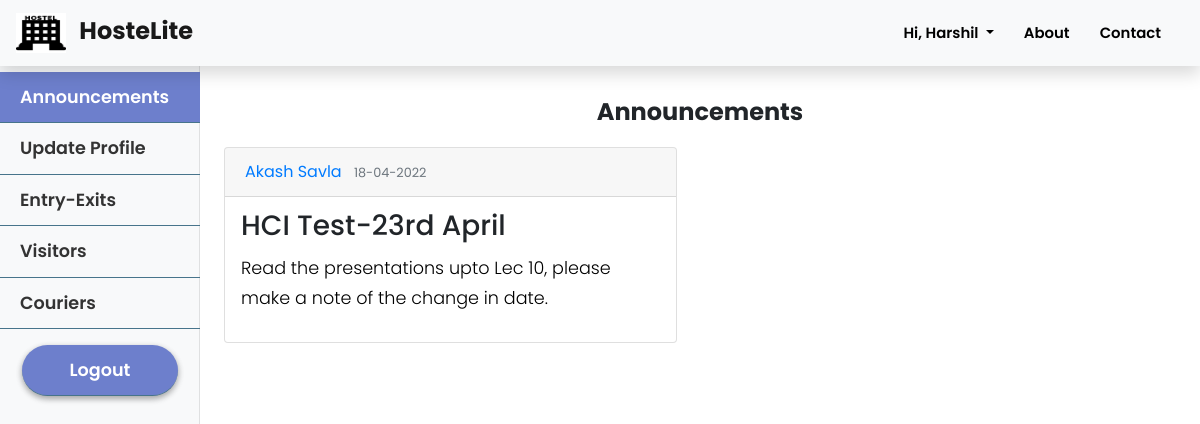
/guard/announcements (signed in), run on the app's committed database.
### hostelmanagement/models.py (models this page shows, shortened)
class User(db.Model, UserMixin):
    id = db.Column(db.Integer, primary_key=True)
    college_id = db.Column(db.String(9), unique=True, nullable=False)
    firstname = db.Column(db.String(20), nullable=False)
    lastname = db.Column(db.String(20), nullable=False)
    email = db.Column(db.String(120), unique=True, nullable=False)
    password = db.Column(db.String(60), nullable=False)
    phone = db.Column(db.String(10), unique=True, nullable=False)
    address = db.Column(db.Text, nullable=False)
    course = db.Column(db.String(20),nullable=True)
    department = db.Column(db.String(20), nullable=True)
    user_type = db.Column(db.Integer, nullable = False, default=1)
    room_no = db.Column(db.Integer, nullable = True)
    announcements = db.relationship('Announcement', backref='author', lazy=True)
    complaints = db.relationship('Complaint', backref='author', lazy=True)
    mess_menu = db.relationship('MessMenu', backref='author', lazy=True)
    courier = db.relationship('Courier', backref='user', lazy=True)
    exitentry = db.relationship('ExitEntry', backref='user', lazy=True)
    visitor = db.relationship('Visitor', backref='user', lazy=True)

class Announcement(db.Model):
    id = db.Column(db.Integer, primary_key=True)
    title = db.Column(db.String(100), nullable=False)
    date_posted = db.Column(db.DateTime, nullable=False, default=datetime.utcnow)
    content = db.Column(db.Text, nullable=False)
    user_id = db.Column(db.Integer, db.ForeignKey('user.id'), nullable=False)

### hostelmanagement/routes.py (the view)
@app.route("/guard/announcements")
@login_required
def display_guard_announcements():
    user = current_user
    announcements = Announcement.query.all()
    return render_template('guard/announcements.html', title = 'Announcements', announcements = announcements, user=user)

### hostelmanagement/models.py (called while the page is built)
@login_manager.user_loader
def load_user(user_id):
    return User.query.get(int(user_id))

### hostelmanagement/templates/guard/announcements.html
{% extends 'guard/guard_layout.html' %}
{% block guard_announcements %}active{% endblock %}
{% block guard_content %}
<h4 class="mb-2 font-weight-bold" style="text-align: center; padding-top: 20px;">Announcements</h4>
<div class="card-deck grid">
        {% for announcement in announcements %}
            <div class="card">
                <div class="card-header">
                    <div class="article-metadata">
                        <a class="mr-2" href="#">{{announcement.author.firstname}} {{announcement.author.lastname}}</a>
                        <small class="text-muted">{{announcement.date_posted.strftime('%d-%m-%Y')}}</small>
                    </div>
                </div>
                <div class="card-body">
                    <h3 class="card-title">{{ announcement.title }}</h3>
                    <p style="color: black;">{{announcement.content}}</p>
                </div>
            </div>
        {% endfor %}
    </div>
    </div>
{% endblock %}

### hostelmanagement/templates/layout.html (shortened to what this page needs)
<!DOCTYPE html>
<html>
<head>
    <link rel="stylesheet" href="https://cdn.jsdelivr.net/npm/bootstrap@4.5.3/dist/css/bootstrap.min.css">
    <link rel='stylesheet' href="{{ url_for('static', filename='style.css') }}">
    <link rel="stylesheet" href="https://use.fontawesome.com/releases/v5.8.1/css/all.css"
 />
</head>
<body>
    <section id="landingPage">
        <nav class="navbar sticky-top shadow navbar-expand-lg navbar-light bg-light">
            <a class="navbar-brand col-md-3 col-lg-2 mr-0 pl-0 pr-0" href="{{url_for('index')}}">
                <img width="50" height="40" class="d-inline-block align-top" alt="" loading="lazy">
                <strong class="pl-2 mt-2" style="font-size:1.2em;">HosteLite</strong>
            </a>
            <ul class='navbar-nav ml-auto mr-2'>
                {% if not current_user.is_authenticated %}
                    <li class="nav-item">
                        <a class="nav-link" href="{{ url_for('about') }}">About</a>
                    </li>
                    <li class="nav-item">
                        <a class="nav-link" href="{{ url_for('contact') }}">Contact</a>
                    </li>
                    <li class="nav-item">
                        <a class="nav-link" href="{{ url_for('login') }}">Log In</a>
                    </li>
                    <li class="nav-item">
                        <a class="nav-link toButton pl-15 pr-15" style="color: white; font-weight: 600" href="{{ url_for('application') }}">Apply Now</a>
                    </li>
                {% else %}
                    <li class="nav-item dropdown">
                        <a class="nav-link dropdown-toggle" href="#" id="navbarDropdown" role="button" data-toggle="dropdown" aria-haspopup="true" aria-expanded="false">
                            Hi, {{ current_user.firstname }}
                        </a>
                    </li>
                    <li class="nav-item">
                        <a class="nav-link" href="{{ url_for('about') }}">About</a>
                    </li>
                    <li class="nav-item">
                        <a class="nav-link" href="{{ url_for('contact') }}">Contact</a>
                    </li>
                {% endif %}
            </ul>
        </nav>
    </section>
    {% block content %}
    {% endblock %}
</body>
</html>

### hostelmanagement/static/style.css (style rules this page uses)
* { margin: 0; padding: 0; font-family: "Poppins", sans-serif; font-size: 16px; box-sizing: border-box; }
body { padding-top: 70px; overflow-x:hidden; scroll-behavior: smooth; }
#landingPage nav { position: fixed; width: 100%; opacity: 1; background-color: rgba(255, 255, 255); }
#landingPage nav ul a { font-size: 0.93em; font-weight: 600; text-decoration: none; padding: 10px 15px; text-align: center; color: #000; }
p { font-family: 'Poppins', sans-serif; font-size: 1.1em; font-weight: 300; line-height: 1.7em; color: #999; }
.grid { display: grid; grid-template-columns: repeat(2, 1fr); gap: 16px; margin-top: 20px; }
.card-body { padding: 0.75rem; padding-left: 1rem; }

### data on the page
User: firstname "Harshil"
Announcement: author.firstname "Akash", author.lastname "Savla", date_posted "18-04-2022", title "HCI Test-23rd April", content "Read the presentations upto Lec 10, please make a note of the change in date."
